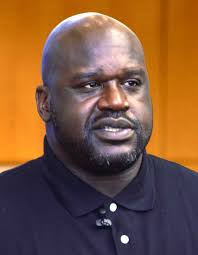
#> input picture backend/images.jpeg, 198 x 255 px
$ python -i video_processing.py   (imports and definitions only)   (older library calls are emulated)
#> lines starting #> are read from the running program, lines starting #| are printed output that depends on the picture
"""
Optimized Video Processing for DetectifAI

This module contains optimized video processing components focusing on:
- Efficient keyframe extraction for security footage
- Selective frame enhancement only when needed
- Memory-optimized processing for large surveillance videos
"""

import cv2
import numpy as np
import os
import uuid
from typing import Dict, List, Tuple, Optional, Any
from dataclasses import dataclass
import time
import logging

# Set up logging
# [1 line not run here, left out]
logger = logging.getLogger(__name__)

@dataclass
class FrameData:
    """Data structure for frame information"""
    frame_path: str
    timestamp: float
    frame_number: int
    quality_score: float
    motion_score: float
    burst_active: bool
    enhancement_applied: bool
    face_count: int = 0
    object_count: int = 0

@dataclass
class KeyframeResult:
    """Result structure for keyframe extraction"""
    frame_data: FrameData
    keyframe_score: float
    selection_reason: str

class OptimizedFrameEnhancer:
    """Optimized frame enhancement for DetectifAI - only enhance when necessary"""

    def __init__(self, enable_clahe: bool = True, clahe_clip_limit: float = 2.0):
        self.enable_clahe = enable_clahe

        # Initialize CLAHE (skip denoising for performance)
        if enable_clahe:
            self.clahe = cv2.createCLAHE(clipLimit=clahe_clip_limit, tileGridSize=(8, 8))

        logger.info(f"OptimizedFrameEnhancer initialized - CLAHE: {enable_clahe}")

    def enhance_frame_if_needed(self, frame: np.ndarray) -> Tuple[np.ndarray, bool]:
        """
        Enhance frame only if quality is poor (DetectifAI optimization)

        Args:
            frame: Input frame as numpy array

        Returns:
            Tuple of (enhanced_frame, enhancement_applied)
        """
        try:
            # Quick quality assessment
            if not self._needs_enhancement(frame):
                return frame, False

            enhanced = frame.copy()

            # Apply CLAHE only to L channel for color frames
            if len(frame.shape) == 3 and self.enable_clahe:
                lab = cv2.cvtColor(enhanced, cv2.COLOR_BGR2LAB)
                l_channel = lab[:, :, 0]
                l_enhanced = self.clahe.apply(l_channel)
                lab[:, :, 0] = l_enhanced
                enhanced = cv2.cvtColor(lab, cv2.COLOR_LAB2BGR)
                return enhanced, True

            elif len(frame.shape) == 2 and self.enable_clahe:
                # Grayscale frame
                enhanced = self.clahe.apply(enhanced)
                return enhanced, True

            return frame, False

        except Exception as e:
            logger.error(f"Error enhancing frame: {e}")
            return frame, False

    def _needs_enhancement(self, frame: np.ndarray) -> bool:
        """
        Quick quality check - only enhance genuinely poor quality frames
        """
        try:
            # Convert to grayscale for analysis
            if len(frame.shape) == 3:
                gray = cv2.cvtColor(frame, cv2.COLOR_BGR2GRAY)
            else:
                gray = frame

            # Check brightness and contrast
            mean_brightness = np.mean(gray)
            contrast = np.std(gray)

            # Only enhance if frame has quality issues
            return (
                mean_brightness < 50 or    # Too dark
                mean_brightness > 200 or   # Too bright
                contrast < 30             # Low contrast
            )

        except Exception:
            return False

class OptimizedVideoProcessor:
    """
    Optimized video processor for DetectifAI surveillance footage
    """

    # [168 lines left out: functions __init__, extract_keyframes_optimized, _assess_frame_quality, extract_keyframes, not called in this run]

    def get_processing_stats(self) -> Dict[str, Any]:
        """Get processing statistics"""
        return self.processing_stats.copy()

class StreamingVideoProcessor:
    """
    Streaming processor for large surveillance videos to reduce memory usage
    """

    def __init__(self, config=None):
        self.config = config
        self.chunk_size = getattr(config, 'video_chunk_size', 1000)  # Process 1000 frames at a time

    # [77 lines left out: function process_video_in_chunks, not called in this run]

def create_optimized_processor(config=None):
    """Factory function to create optimized video processor"""
    return OptimizedVideoProcessor(config)

>>> import cv2
>>> picture = cv2.imread('../images.jpeg')
#> picture is the input picture: shape (255, 198, 3); mean B, G, R 61.7, 86.5, 124.3
>>> result = OptimizedFrameEnhancer().enhance_frame_if_needed(picture)
#> in _needs_enhancement, `gray = cv2.cvtColor(frame, cv2.COLOR_BGR2GRAY)`:
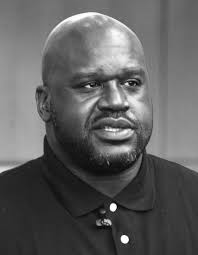
#> gray: shape (255, 198); min 1, max 255, mean 94.9
#> in _needs_enhancement, `mean_brightness = np.mean(gray)`: mean_brightness = 94.91
#> in _needs_enhancement, `contrast = np.std(gray)`: contrast = 50.8
